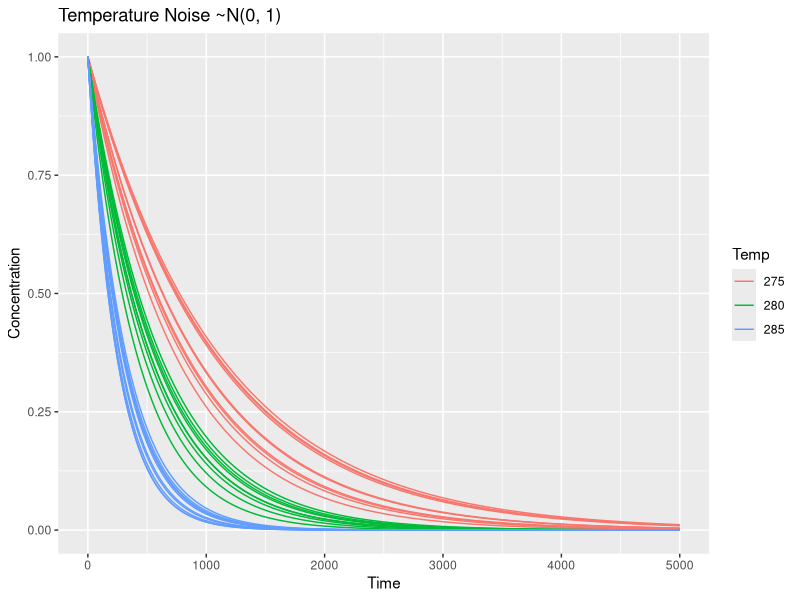
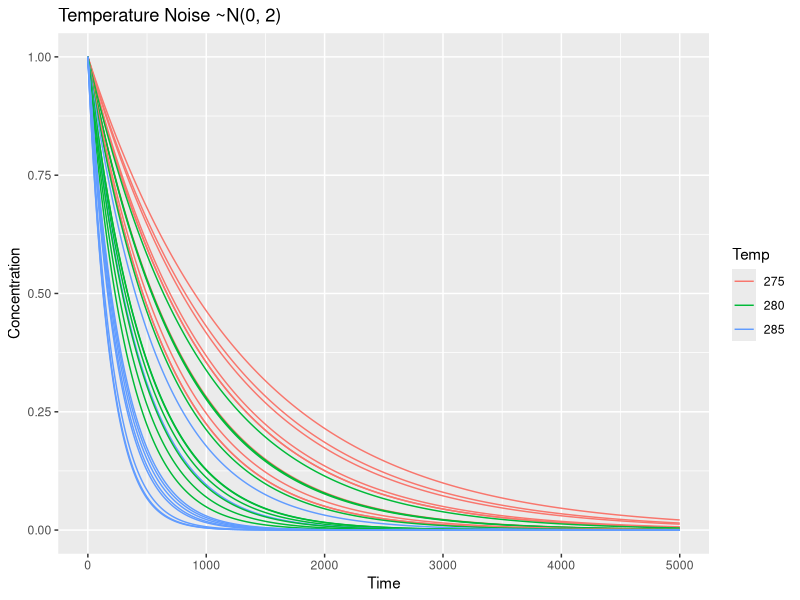

Generate these figures, in order, with R:
## ---- chunk 1

knitr::opts_chunk$set(echo = TRUE)
library(ggplot2)
library(deSolve)

## ---- chunk 2

# ODE with collision rate noise added
SIR.noise <- function(time, state, parameters) {
  with(as.list(c(state, parameters)),
       {
         dCdt = -k  * C
         return(list(c(dCdt))) 
       })}


# Arrehenius equation
A = 7.2e10
E = 72751.96
R = 8.31451
T = 400

k.arrhenius = function(A, E, R, T) {A*exp(1)^(-E/(R*T))}


# Generate and plot data
state <- c(C=1) #initial conditions for odes
time <-seq(from = 0, to = 5000, length.out = 5001)


# Noise N(0,1) on temp
result.1 = NULL
for(Temp in c(275, 280, 285)) {
  for(T in round(Temp + rnorm(10, 0, 1), 2)) {
    k = k.arrhenius(A,E,R,T)
    out.test = ode(y=state, 
                   times=time,
                   func=SIR.noise, 
                   parms=c(k = k))
    result.1 = rbind(result.1, cbind(k=k, Temp=Temp, T=T, out.test))
  }
}

result.df = as.data.frame(result.1)
result.df$Temp = as.factor(result.df$Temp)
ggplot(result.df, aes(x=time, y=C, group=T, color=Temp)) +
  geom_line() +
  ggtitle('Temperature Noise ~N(0, 1)') +
 # scale_y_continuous(trans='log10') +
  ylim(c(0,1)) +
  ylab('Concentration') +
  xlab('Time')


# Noise N(0,2) on temp
result.2 = NULL
for(Temp in c(275, 280, 285)) {
  for(T in round(Temp + rnorm(10, 0,2.5), 2)) {
    k = k.arrhenius(A,E,R,T)
    out.test = ode(y=state, 
                   times=time,
                   func=SIR.noise, 
                   parms=c(k = k))
    result.2 = rbind(result.2, cbind(k=k, Temp=Temp, T=T, out.test))
  }
}

result.df = as.data.frame(result.2)
result.df$Temp = as.factor(result.df$Temp)
ggplot(result.df, aes(x=time, y=C, group=T, color=Temp)) +
  geom_line() +
  ggtitle('Temperature Noise ~N(0, 2)') +
 # scale_y_continuous(trans='log10') +
  ylim(c(0,1)) +
  ylab('Concentration') +
  xlab('Time')
